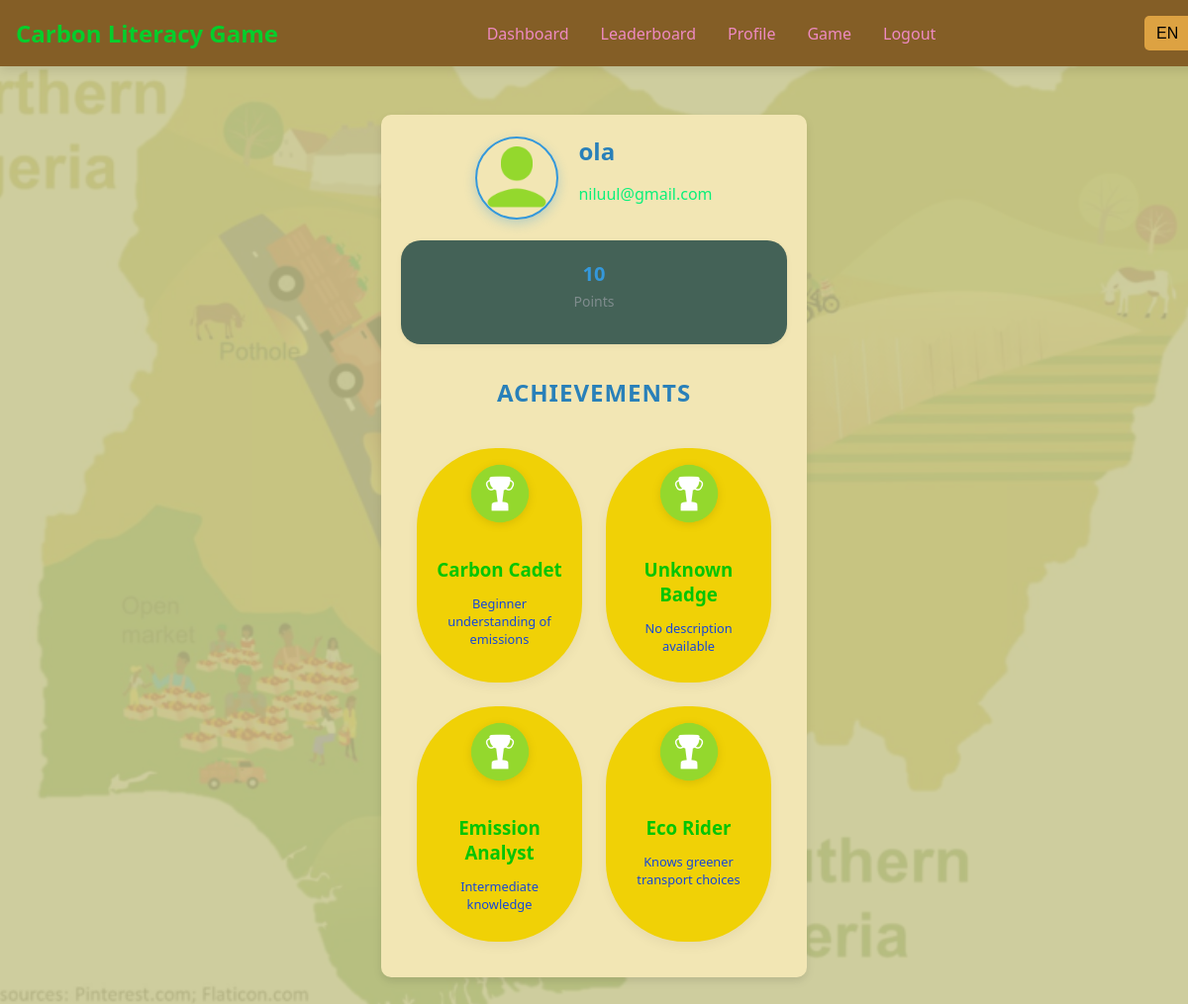
/profile (signed in), run on the app's committed database.
### tables this page shows
CREATE TABLE users (id INTEGER PRIMARY KEY, username TEXT, email TEXT, password TEXT, points INTEGER DEFAULT 0);

### app.py (the view)
@app.route("/profile")
def profile():
    if "user_id" not in session:
        return redirect(url_for("login"))
    conn = get_db_connection()
    user = conn.execute(
        "SELECT username, email, points FROM users WHERE id = ?", (session["user_id"],)
    ).fetchone()
    badges_data = conn.execute(
        "SELECT badge_name FROM user_badges WHERE user_id = ?", (session["user_id"],)
    ).fetchall()
    conn.close()
    badges = []
    for row in badges_data:
        badge_key = row["badge_name"]
        name, description = BADGES.get(badge_key, ("Unknown Badge", "No description available"))
        badges.append({
            "icon_url": url_for("static", filename="images/badges/badge.png"),
            "name": name,
            "description": description
        })
    return render_template("profile.html", user=user, badges=badges)

### app.py (called while the page is built)
def get_locale():
    return session.get("language", "en")

@app.before_request
def load_ui_text():
    lang = session.get("language", "en")
    g.ui_text = load_ui_translations(lang)
    g.category_text = load_category_translations(lang)

@app.context_processor
def inject_globals():
    return {
"current_locale": get_locale(),
"ui_text": getattr(g, "ui_text", {}),
"category_text": getattr(g, "category_text", {}),
}

def load_ui_translations(lang):
    file_path = os.path.join(os.path.dirname(__file__), "translations", "ui_translations.json")
    if not os.path.exists(file_path):
        return {}
    with open(file_path, "r", encoding="utf-8") as file:
        try:
            translations = json.load(file)
            return translations.get(lang, translations.get("en", {}))
        except json.JSONDecodeError as e:
            return {}

def load_category_translations(lang):
    with open("translations/category_translations.json", "r", encoding="utf-8") as file:
        translations = json.load(file)
    return translations.get(lang, translations["en"])  # fallback to English

def get_db_connection():
    conn = sqlite3.connect(DATABASE, timeout=10, check_same_thread=False)
    conn.row_factory = sqlite3.Row
    return conn

### templates/profile.html (shortened to what this page needs)
{% extends "base.html" %}
{% block content %}
<div class="user-profile">
    <div class="profile-header">
        <img src="{{ url_for('static', filename='images/profile.png') }}"
             alt="{{ user.username }}" class="avatar">
        <div class="profile-info">
            <h1 class="username">{{ user.username }}</h1>
            <p class="email">{{ user.email }}</p>
        </div>
    </div>
    <div class="profile-stats">
        <div class="stat">
            <h3>{{ user.points }}</h3>
            <p>{{ ui_text.get('points') }}</p>
        </div>
    </div>
    <div class="badges-section">
        <h2 class="section-title">{{ ui_text.get('achievements') }}</h2>
        {% if badges %}
        <div class="badges-grid">
            {% for badge in badges %}
            <div class="badge">
                <img src="{{ badge.icon_url }}" alt="{{ badge.name }}" class="badge-icon">
                <h3 class="badge-name">{{ badge.name }}</h3>
                <p class="badge-desc">{{ badge.description }}</p>
            </div>
            {% endfor %}
        </div>
        {% else %}
        <div class="no-badges">
            <i class="fas fa-trophy fa-2x" style="color: #f39c12;"></i>
            <p>No badges earned yet. Complete challenges to earn your first badge!</p>
            <a href="{{ url_for('main') }}" class="play-button">Play the Carbon Literacy Game</a>
        </div>
        {% endif %}
    </div>
</div>
{% endblock %}

### static/css/base.css (style rules this page uses)
body { font-family: 'Arial', sans-serif; margin: 0; padding: 0; min-height: 100vh; background-color: #1d1da0; color: white; }
h1 { margin-bottom: 20px; font-size: 24px; }
.user-profile { max-width: 800px; margin: 20px auto; padding: 20px; background: #f2e6b4; border-radius: 10px; box-shadow: 0 4px 8px rgba(0, 0, 0, 0.1); text-align: center; color: #333; }
.profile-header { display: flex; align-items: center; gap: 20px; margin-bottom: 20px; justify-content: center; position: relative; z-index: 1; }
.avatar { width: 80px; height: 80px; border-radius: 50%; border: 2px solid #3498db; object-fit: cover; box-shadow: 0 4px 12px rgba(52, 152, 219, 0.3); }
.profile-info { text-align: left; color: #2c3e50; }
.profile-info .username { font-size: 24px; font-weight: 600; margin: 0; color: #2980b9; }
.profile-info .email { font-size: 16px; color: #0bf07a; }
.profile-stats { display: flex; justify-content: center; margin-bottom: 20px; gap: 30px; flex-wrap: wrap; }
.profile-stats .stat { background-color: #446257; padding: 20px; border-radius: 20px; box-shadow: 0 2px 6px rgba(0, 0, 0, 0.05); text-align: center; transition: transform 0.3s ease, box-shadow 0.3s ease; min-width: 350px; }
.profile-stats .stat h3 { margin: 0; font-size: 20px; color: #3498db; }
.profile-stats .stat p { margin-top: 5px; font-size: 14px; color: #7f8c8d; }
.badges-section { text-align: center; margin-top: 2rem; }
.badges-section h2 { font-size: 24px; color: #2980b9; margin-bottom: 1.5rem; text-transform: uppercase; letter-spacing: 1px; }
.badges-grid { display: grid; grid-template-columns: repeat(auto-fill, minmax(150px, 1fr)); gap: 1.5rem; padding: 1rem; }
.badge { background: #f0d106; border-radius: 80px; padding: 1rem; transition: transform 0.3s ease, box-shadow 0.3s ease; box-shadow: 0 4px 12px rgba(0, 0, 0, 0.05); }
.badge-icon { width: 60px; height: 60px; margin: 0 auto 10px; object-fit: contain; filter: drop-shadow(0 2px 4px rgba(0, 0, 0, 0.1)); }
.badge-name { font-weight: 600; color: #02c505; margin-bottom: 0.5rem; }
.badge-desc { font-size: 0.8rem; color: #1647d9; }
body { background: linear-gradient(to right, #e0f7fa, #f1f8e9); font-family: 'Segoe UI', sans-serif; color: #333; margin: 0; padding: 0; }

### data on the page
users: username "ola", email "niluul@gmail.com", points "10"

### other printed values
{{ ui_text.dashboard }} "Dashboard"
{{ ui_text.leaderboard }} "Leaderboard"
{{ ui_text.profile }} "Profile"
{{ ui_text.game }} "Game"
{{ ui_text.logout }} "Logout"
{{ ui_text.get('points') }} "Points"
{{ ui_text.get('achievements') }} "ACHIEVEMENTS"
{{ badge.name }} "Carbon Cadet" "Unknown Badge" "Emission Analyst" "Eco Rider"
{{ badge.description }} "Beginner understanding of emissions" "No description available" "Intermediate knowledge" "Knows greener transport choices"
